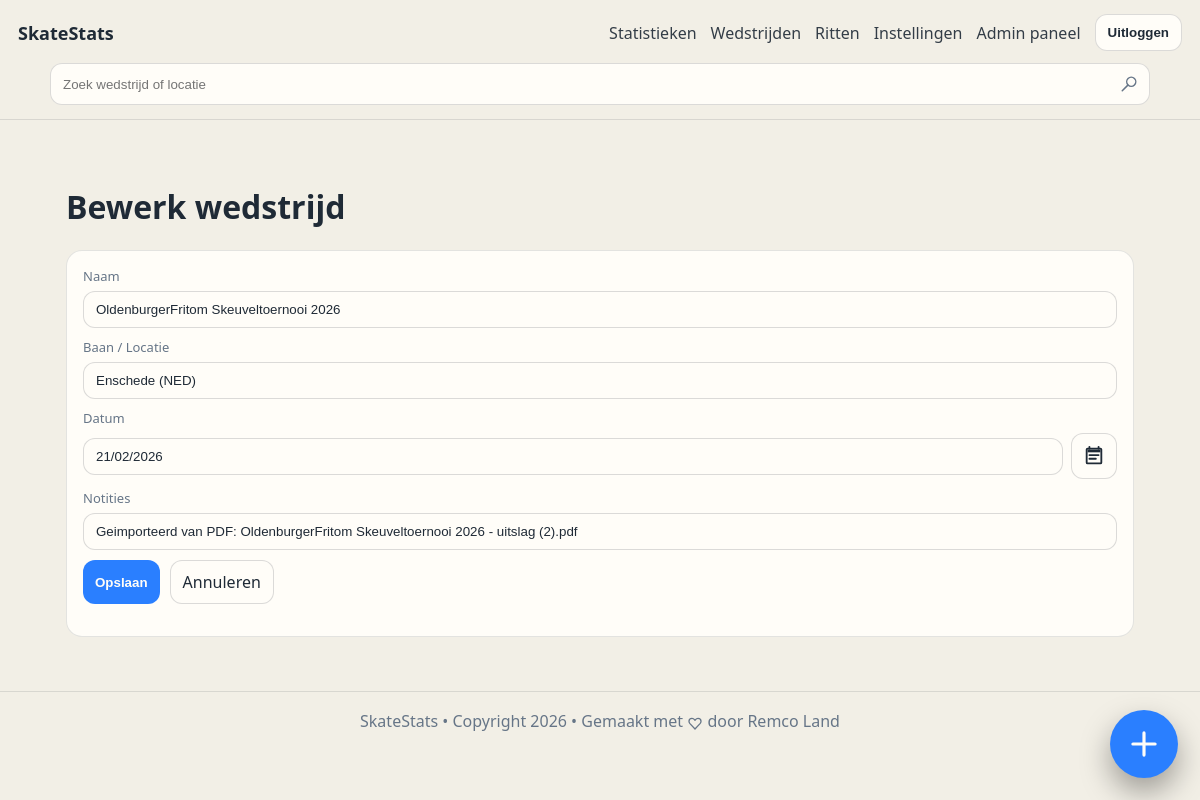
The app's page /competitions/354/edit (signed in), older data.
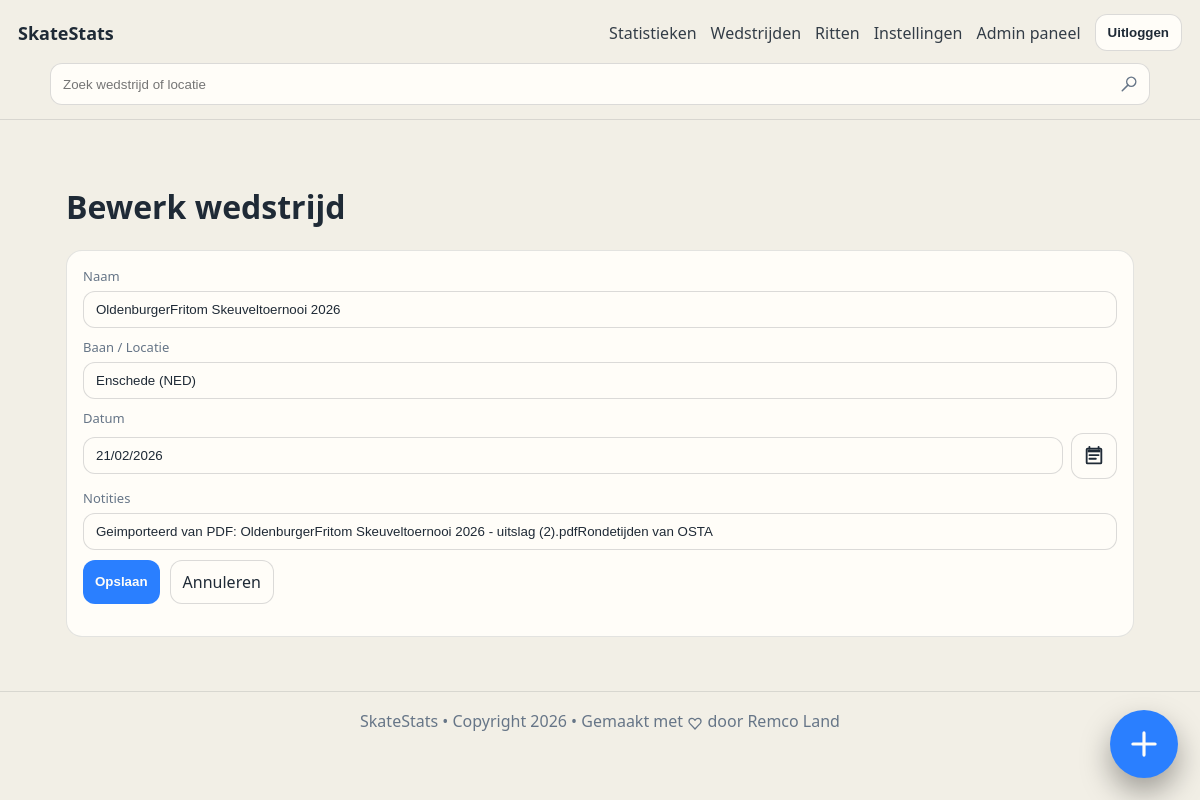
The same page, newer data.
### tables this page shows
CREATE TABLE competition (
              id INTEGER PRIMARY KEY AUTOINCREMENT,
              name TEXT NOT NULL,
              venue TEXT,
              competition_date TEXT NOT NULL, -- YYYY-MM-DD
              notes TEXT,
              created_at TEXT NOT NULL
            , owner_user_id INTEGER);

### app/main.py (the view)
@app.get("/competitions/{competition_id}/edit", response_class=HTMLResponse)
def competition_edit(request: Request, competition_id: int, error: str = ""):
    current_user = require_user(request)
    with db() as conn:
        comp = conn.execute(
            "SELECT * FROM competition WHERE id = ? AND owner_user_id = ?",
            (competition_id, int(current_user["id"])),
        ).fetchone()
        if not comp:
            return HTMLResponse("Competition not found", status_code=404)
    return render(request, "competition_edit.html", comp=comp, error=error, fmt_date=fmt_date_ymd_to_dmy)

### app/main.py (called while the page is built)
def fmt_date_ymd_to_dmy(ymd: str | None) -> str:
    if not ymd:
        return "-"
    try:
        d = datetime.strptime(ymd, "%Y-%m-%d")
        return d.strftime("%d-%m-%Y")
    except ValueError:
        return ymd

def db() -> sqlite3.Connection:
    conn = sqlite3.connect(DB_PATH)
    conn.execute("PRAGMA foreign_keys = ON")
    conn.row_factory = sqlite3.Row
    return conn

def get_user_by_id(conn: sqlite3.Connection, user_id: int) -> Optional[sqlite3.Row]:
    return conn.execute(
        """
        SELECT u.*, s.name AS skater_name
        FROM user u
        JOIN skater s ON s.id = u.skater_id
        WHERE u.id = ?
        """,
        (user_id,),
    ).fetchone()

def normalize_theme_preference(raw_value: str) -> str:
    value = (raw_value or "").strip().lower()
    if value == "light":
        return "light"
    if value == "system":
        return "system"
    return "dark"

def resolved_theme(theme_preference: str) -> str:
    return "dark" if normalize_theme_preference(theme_preference) == "system" else normalize_theme_preference(theme_preference)

### app/templates/competition_edit.html (shortened to what this page needs)
﻿{% extends "base.html" %}
{% block content %}
  <h1>Bewerk wedstrijd</h1>
  <section class="card">
    <form method="post" action="/competitions/{{ comp.id }}/edit" class="form">
      <label>Naam
        <input name="name" value="{{ comp.name }}" required />
      </label>
      <label>Baan / Locatie
        <input name="venue" value="{{ comp.venue or '' }}" />
      </label>
      <label>Datum
        <div class="date-input">
          <input class="date-input-text" name="competition_date" value="{{ fmt_date(comp.competition_date)|replace('-', '/') }}" placeholder="dd/mm/jjjj" inputmode="numeric" required />
          <button class="date-input-trigger" type="button" aria-label="Open kalender"><span class="line-md-icon" style="--icon-url:url('/static/icons/line-md/calendar.svg');" aria-hidden="true"></span></button>
        </div>
      </label>
      <label>Notities
        <input name="notes" value="{{ comp.notes or '' }}" />
      </label>
      <div class="row-actions">
        <button type="submit">Opslaan</button>
        <a class="btn" href="/competitions/{{ comp.id }}">Annuleren</a>
      </div>
    </form>
  </section>
{% endblock %}

Row changes from the older to the newer data that the page shows:
changed competition "Enschede (NED)": notes "Geimporteerd van PDF: OldenburgerFritom Skeuveltoernooi 2026 - uitslag (2).pdf" → "Geimporteerd van PDF: OldenburgerFritom Skeuveltoernooi 2026 - uitslag (2).pdfRondetijden van OSTA"
